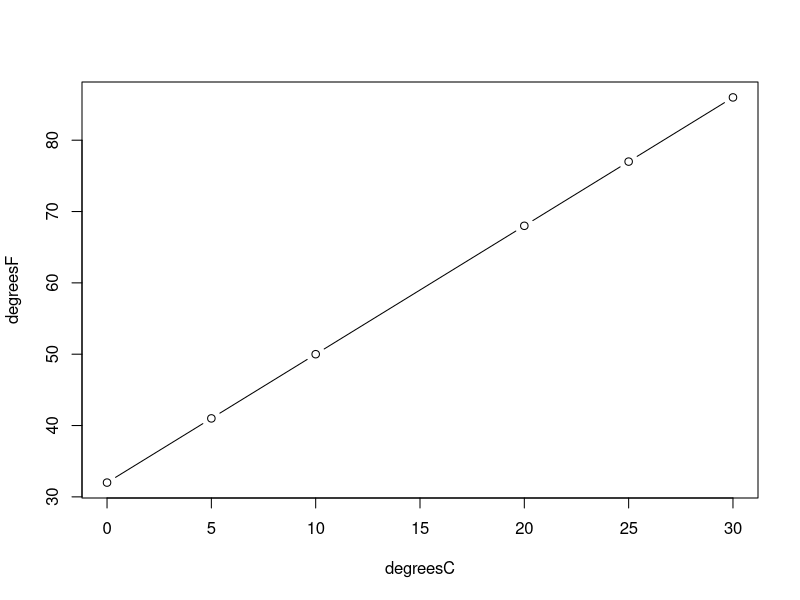

The R script that drew this image:
#' ---
#' title: "Basic Introduction to R"
#' author: "Michael Friendly"
#' ---

#' ## Simple calculations
#' Results of expressions are printed; assignments (`<-`) are not

#' Circumference and area of a circle of radius=3
2 * pi * 3
pi * 3^2

#' Assigning variables
radius <- 3
circumference <- 2 * pi * radius
circumference

#' Assign, and print
(area <- pi * radius^2)

area/circumference

#' ## Vectors

degreesC <- c(0, 5, 10, 20, 25, 30)
degreesF <- (9/5) * degreesC + 32
degreesF

#' a simple plot(x,y)
plot(degreesC, degreesF, type="b")

#' ### shorthand functions: :, seq(), rep()
1:10
10:1
seq(1, 10)
seq(1, 5, by=0.5)

rep(1:4, times=2)
rep(1:4, each=2)

#' ## Matrices
#' matrix(values, nrow, ncol) reshapes the values with nrow rows and ncol columns
(matA <- matrix(1:8, nrow=2, ncol=4))
(matB <- matrix(1:8, nrow=2, ncol=4, byrow=TRUE))

#' ### row and column labels: dimnames()
dimnames(matA) <- list(sex=c("M", "F"), group=LETTERS[1:4])
matA

#' ### see the structure of an R object
str(matA)

#' ## Arrays
#' array(values, dim) reshapes values into an array with dimensions dim

arrayA <- array(1:16, dim=c(2,4,2))  # 2 rows, 4 columns, 2 layers
arrayA

str(arrayA)

#' assign dimension names
dimnames(arrayA) <- list(sex = c("M", "F"),
                         group = letters[1:4],
                         time = c("Pre", "Post"))
arrayA
str(arrayA)


